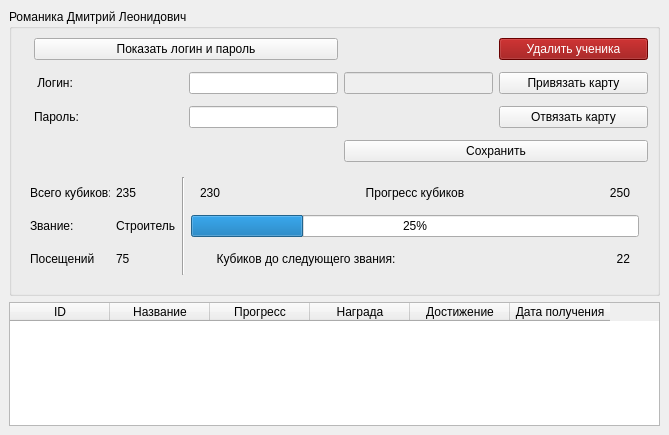
<?xml version="1.0" encoding="UTF-8"?>
<ui version="4.0">
 <class>Uch_info</class>
 <widget class="QMainWindow" name="Uch_info">
  <property name="geometry">
   <rect>
    <x>0</x>
    <y>0</y>
    <width>657</width>
    <height>435</height>
   </rect>
  </property>
  <property name="windowTitle">
   <string>Информация об ученике</string>
  </property>
  <widget class="QWidget" name="centralwidget">
   <layout class="QVBoxLayout" name="verticalLayout">
    <item>
     <widget class="QGroupBox" name="groupBox">
      <property name="sizePolicy">
       <sizepolicy hsizetype="Preferred" vsizetype="Fixed">
        <horstretch>0</horstretch>
        <verstretch>0</verstretch>
       </sizepolicy>
      </property>
      <property name="maximumSize">
       <size>
        <width>16777215</width>
        <height>16777215</height>
       </size>
      </property>
      <property name="sizeIncrement">
       <size>
        <width>0</width>
        <height>0</height>
       </size>
      </property>
      <property name="layoutDirection">
       <enum>Qt::LeftToRight</enum>
      </property>
      <property name="title">
       <string>Романика Дмитрий Леонидович</string>
      </property>
      <layout class="QGridLayout" name="gridLayout_6">
       <item row="6" column="3" colspan="2">
        <widget class="QPushButton" name="pushButton_9">
         <property name="sizePolicy">
          <sizepolicy hsizetype="Preferred" vsizetype="Preferred">
           <horstretch>0</horstretch>
           <verstretch>0</verstretch>
          </sizepolicy>
         </property>
         <property name="maximumSize">
          <size>
           <width>16777215</width>
           <height>5404</height>
          </size>
         </property>
         <property name="text">
          <string>Сохранить</string>
         </property>
        </widget>
       </item>
       <item row="0" column="4">
        <widget class="QPushButton" name="pushButton_7">
         <property name="sizePolicy">
          <sizepolicy hsizetype="Preferred" vsizetype="Preferred">
           <horstretch>0</horstretch>
           <verstretch>0</verstretch>
          </sizepolicy>
         </property>
         <property name="mouseTracking">
          <bool>false</bool>
         </property>
         <property name="styleSheet">
          <string notr="true">background-color: rgb(255, 0, 0);
color: rgb(255, 255, 255);
background-color: rgb(145, 0, 0);
</string>
         </property>
         <property name="text">
          <string>Удалить ученика</string>
         </property>
         <property name="checkable">
          <bool>false</bool>
         </property>
         <property name="checked">
          <bool>false</bool>
         </property>
         <property name="flat">
          <bool>false</bool>
         </property>
        </widget>
       </item>
       <item row="7" column="0" colspan="5">
        <widget class="QWidget" name="widget_3" native="true">
         <property name="sizePolicy">
          <sizepolicy hsizetype="Preferred" vsizetype="Fixed">
           <horstretch>0</horstretch>
           <verstretch>0</verstretch>
          </sizepolicy>
         </property>
         <property name="maximumSize">
          <size>
           <width>16777215</width>
           <height>2000000</height>
          </size>
         </property>
         <layout class="QGridLayout" name="gridLayout">
          <item row="0" column="3">
           <widget class="QWidget" name="widget" native="true">
            <property name="sizePolicy">
             <sizepolicy hsizetype="Preferred" vsizetype="Fixed">
              <horstretch>0</horstretch>
              <verstretch>0</verstretch>
             </sizepolicy>
            </property>
            <layout class="QHBoxLayout" name="horizontalLayout_2">
             <item>
              <widget class="QLabel" name="label_10">
               <property name="text">
                <string>230</string>
               </property>
              </widget>
             </item>
             <item>
              <widget class="QLabel" name="label_9">
               <property name="text">
                <string>Прогресс кубиков</string>
               </property>
               <property name="alignment">
                <set>Qt::AlignCenter</set>
               </property>
              </widget>
             </item>
             <item>
              <widget class="QLabel" name="label_11">
               <property name="text">
                <string>250</string>
               </property>
               <property name="alignment">
                <set>Qt::AlignRight|Qt::AlignTrailing|Qt::AlignVCenter</set>
               </property>
              </widget>
             </item>
            </layout>
           </widget>
          </item>
          <item row="1" column="1">
           <widget class="QLabel" name="label_8">
            <property name="text">
             <string>Строитель</string>
            </property>
           </widget>
          </item>
          <item row="0" column="1">
           <widget class="QLabel" name="label_6">
            <property name="text">
             <string>235</string>
            </property>
           </widget>
          </item>
          <item row="1" column="0">
           <widget class="QLabel" name="label_7">
            <property name="maximumSize">
             <size>
              <width>1666660</width>
              <height>16777215</height>
             </size>
            </property>
            <property name="text">
             <string>Звание:</string>
            </property>
            <property name="alignment">
             <set>Qt::AlignLeading|Qt::AlignLeft|Qt::AlignVCenter</set>
            </property>
           </widget>
          </item>
          <item row="0" column="0">
           <widget class="QLabel" name="label_5">
            <property name="maximumSize">
             <size>
              <width>80</width>
              <height>16777215</height>
             </size>
            </property>
            <property name="text">
             <string>Всего кубиков:</string>
            </property>
           </widget>
          </item>
          <item row="1" column="3">
           <widget class="QProgressBar" name="progressBar">
            <property name="sizePolicy">
             <sizepolicy hsizetype="Preferred" vsizetype="Fixed">
              <horstretch>0</horstretch>
              <verstretch>0</verstretch>
             </sizepolicy>
            </property>
            <property name="minimumSize">
             <size>
              <width>448</width>
              <height>0</height>
             </size>
            </property>
            <property name="maximum">
             <number>100</number>
            </property>
            <property name="value">
             <number>25</number>
            </property>
            <property name="alignment">
             <set>Qt::AlignCenter</set>
            </property>
            <property name="textVisible">
             <bool>true</bool>
            </property>
            <property name="orientation">
             <enum>Qt::Horizontal</enum>
            </property>
            <property name="invertedAppearance">
             <bool>false</bool>
            </property>
            <property name="textDirection">
             <enum>QProgressBar::BottomToTop</enum>
            </property>
           </widget>
          </item>
          <item row="2" column="3">
           <widget class="QWidget" name="widget_4" native="true">
            <property name="sizePolicy">
             <sizepolicy hsizetype="Preferred" vsizetype="Fixed">
              <horstretch>0</horstretch>
              <verstretch>0</verstretch>
             </sizepolicy>
            </property>
            <layout class="QHBoxLayout" name="horizontalLayout_5">
             <item>
              <widget class="QLabel" name="label_14">
               <property name="text">
                <string>Кубиков до следующего звания:</string>
               </property>
               <property name="alignment">
                <set>Qt::AlignCenter</set>
               </property>
              </widget>
             </item>
             <item>
              <widget class="QLabel" name="label_13">
               <property name="text">
                <string>22</string>
               </property>
               <property name="alignment">
                <set>Qt::AlignRight|Qt::AlignTrailing|Qt::AlignVCenter</set>
               </property>
              </widget>
             </item>
            </layout>
           </widget>
          </item>
          <item row="0" column="2" rowspan="3">
           <widget class="Line" name="line">
            <property name="orientation">
             <enum>Qt::Vertical</enum>
            </property>
           </widget>
          </item>
          <item row="2" column="0">
           <widget class="QLabel" name="label_16">
            <property name="maximumSize">
             <size>
              <width>1666660</width>
              <height>16777215</height>
             </size>
            </property>
            <property name="text">
             <string>Посещений</string>
            </property>
            <property name="alignment">
             <set>Qt::AlignLeading|Qt::AlignLeft|Qt::AlignVCenter</set>
            </property>
           </widget>
          </item>
          <item row="2" column="1">
           <widget class="QLabel" name="label_17">
            <property name="text">
             <string>75</string>
            </property>
           </widget>
          </item>
         </layout>
        </widget>
       </item>
       <item row="2" column="4">
        <widget class="QPushButton" name="pushButton">
         <property name="sizePolicy">
          <sizepolicy hsizetype="Preferred" vsizetype="Fixed">
           <horstretch>0</horstretch>
           <verstretch>0</verstretch>
          </sizepolicy>
         </property>
         <property name="text">
          <string>Привязать карту</string>
         </property>
        </widget>
       </item>
       <item row="4" column="4">
        <widget class="QPushButton" name="pushButton_2">
         <property name="sizePolicy">
          <sizepolicy hsizetype="Preferred" vsizetype="Fixed">
           <horstretch>0</horstretch>
           <verstretch>0</verstretch>
          </sizepolicy>
         </property>
         <property name="text">
          <string>Отвязать карту</string>
         </property>
        </widget>
       </item>
       <item row="0" column="1" colspan="2">
        <widget class="QPushButton" name="pushButton_13">
         <property name="text">
          <string>Показать логин и пароль</string>
         </property>
        </widget>
       </item>
       <item row="0" column="0" rowspan="7">
        <widget class="QLabel" name="label">
         <property name="sizePolicy">
          <sizepolicy hsizetype="Fixed" vsizetype="Fixed">
           <horstretch>0</horstretch>
           <verstretch>0</verstretch>
          </sizepolicy>
         </property>
         <property name="text">
          <string/>
         </property>
         <property name="pixmap">
          <pixmap>logo.png</pixmap>
         </property>
         <property name="scaledContents">
          <bool>true</bool>
         </property>
         <property name="wordWrap">
          <bool>false</bool>
         </property>
        </widget>
       </item>
       <item row="4" column="1">
        <widget class="QLabel" name="label_4">
         <property name="enabled">
          <bool>true</bool>
         </property>
         <property name="autoFillBackground">
          <bool>false</bool>
         </property>
         <property name="text">
          <string>Пароль:</string>
         </property>
         <property name="scaledContents">
          <bool>false</bool>
         </property>
        </widget>
       </item>
       <item row="4" column="2">
        <widget class="QLineEdit" name="lineEdit_3">
         <property name="enabled">
          <bool>true</bool>
         </property>
         <property name="sizePolicy">
          <sizepolicy hsizetype="Preferred" vsizetype="Preferred">
           <horstretch>0</horstretch>
           <verstretch>0</verstretch>
          </sizepolicy>
         </property>
         <property name="maximumSize">
          <size>
           <width>16777215</width>
           <height>16777215</height>
          </size>
         </property>
         <property name="inputMethodHints">
          <set>Qt::ImhHiddenText|Qt::ImhNoAutoUppercase|Qt::ImhNoPredictiveText|Qt::ImhSensitiveData</set>
         </property>
         <property name="echoMode">
          <enum>QLineEdit::Password</enum>
         </property>
         <property name="readOnly">
          <bool>true</bool>
         </property>
        </widget>
       </item>
       <item row="2" column="2">
        <widget class="QLineEdit" name="lineEdit_2">
         <property name="enabled">
          <bool>true</bool>
         </property>
         <property name="sizePolicy">
          <sizepolicy hsizetype="Preferred" vsizetype="Preferred">
           <horstretch>0</horstretch>
           <verstretch>0</verstretch>
          </sizepolicy>
         </property>
         <property name="maximumSize">
          <size>
           <width>16777215</width>
           <height>16777215</height>
          </size>
         </property>
         <property name="echoMode">
          <enum>QLineEdit::Password</enum>
         </property>
         <property name="readOnly">
          <bool>false</bool>
         </property>
        </widget>
       </item>
       <item row="2" column="1">
        <widget class="QLabel" name="label_15">
         <property name="enabled">
          <bool>true</bool>
         </property>
         <property name="autoFillBackground">
          <bool>false</bool>
         </property>
         <property name="text">
          <string> Логин:</string>
         </property>
         <property name="scaledContents">
          <bool>false</bool>
         </property>
        </widget>
       </item>
       <item row="2" column="3">
        <widget class="QLineEdit" name="lineEdit">
         <property name="enabled">
          <bool>false</bool>
         </property>
         <property name="sizePolicy">
          <sizepolicy hsizetype="Preferred" vsizetype="Preferred">
           <horstretch>0</horstretch>
           <verstretch>0</verstretch>
          </sizepolicy>
         </property>
         <property name="maximumSize">
          <size>
           <width>16777215</width>
           <height>16777215</height>
          </size>
         </property>
         <property name="inputMethodHints">
          <set>Qt::ImhNone</set>
         </property>
         <property name="inputMask">
          <string/>
         </property>
         <property name="maxLength">
          <number>32767</number>
         </property>
         <property name="echoMode">
          <enum>QLineEdit::Normal</enum>
         </property>
         <property name="clearButtonEnabled">
          <bool>false</bool>
         </property>
        </widget>
       </item>
      </layout>
     </widget>
    </item>
    <item>
     <widget class="QTableWidget" name="tableWidget">
      <property name="sortingEnabled">
       <bool>true</bool>
      </property>
      <attribute name="verticalHeaderVisible">
       <bool>false</bool>
      </attribute>
      <column>
       <property name="text">
        <string>ID</string>
       </property>
      </column>
      <column>
       <property name="text">
        <string>Название</string>
       </property>
      </column>
      <column>
       <property name="text">
        <string>Прогресс</string>
       </property>
      </column>
      <column>
       <property name="text">
        <string>Награда</string>
       </property>
      </column>
      <column>
       <property name="text">
        <string>Достижение</string>
       </property>
      </column>
      <column>
       <property name="text">
        <string>Дата получения</string>
       </property>
      </column>
     </widget>
    </item>
   </layout>
  </widget>
 </widget>
 <resources/>
 <connections/>
</ui>
